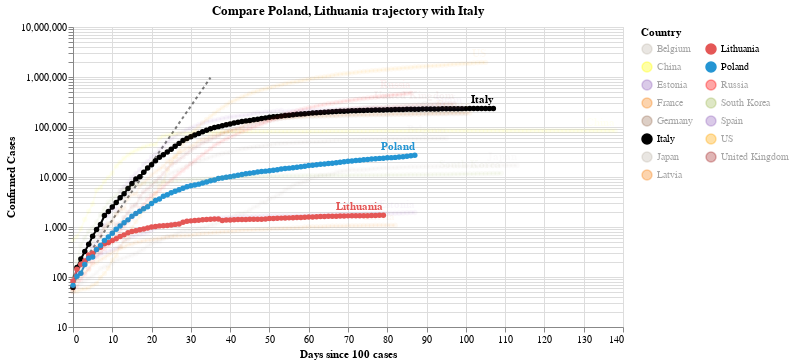

The notebook cell saved with this chart:
### Code cell
#hide_input
chart2 = make_since_chart(dff2, ['Poland', 'Lithuania'], baseline_countries)
chart2

### Figure 1 — Vega-Lite specification as saved in the notebook (floating-point values rounded to 4 significant figures; data arrays with more than 128 entries replaced by an {"elided": "..."} marker saying what was removed)
{"config": {"view": {"continuousWidth": 400, "continuousHeight": 300}}, "layer": [{"data": {"name": "data-628230001892d6798b50651be41d1b3e"}, "mark": {"type": "line", "color": "black", "opacity": 0.5, "strokeDash": [3, 3]}, "encoding": {"x": {"type": "quantitative", "field": "Days since 100 cases"}, "y": {"type": "quantitative", "field": "Confirmed Cases"}}}, {"data": {"name": "data-23c15df408d650736148487455dfbfc2"}, "mark": {"type": "line", "point": true}, "encoding": {"color": {"type": "nominal", "field": "Country", "legend": {"columns": 2}, "scale": {"domain": ["Belgium", "China", "Estonia", "France", "Germany", "Italy", "Japan", "Latvia", "Lithuania", "Poland", "Russia", "South Korea", "Spain", "US", "United Kingdom"], "range": ["#C1B7AD", "yellow", "#9467bd", "#F58518", "#9D755D", "black", "#C1B7AD", "#F58518", "#E45756", "#2495D3", "red", "#A1BA59", "#9467bd", "orange", "brown"]}}, "opacity": {"condition": {"value": 1, "selection": "selector004"}, "value": 0.05}, "tooltip": [{"type": "nominal", "field": "Country"}, {"type": "temporal", "field": "Date"}, {"type": "quantitative", "field": "Confirmed Cases"}, {"type": "quantitative", "field": "Days since 100 cases"}], "x": {"type": "quantitative", "field": "Days since 100 cases"}, "y": {"type": "quantitative", "field": "Confirmed Cases", "scale": {"type": "log"}}}, "selection": {"selector004": {"type": "multi", "fields": ["Country"], "bind": "legend", "init": [{"Country": "Poland"}, {"Country": "Lithuania"}, {"Country": "Italy"}]}}, "width": 550}, {"data": {"name": "data-23c15df408d650736148487455dfbfc2"}, "mark": {"type": "text", "align": "right", "dy": -8, "fontWeight": "bold"}, "encoding": {"color": {"type": "nominal", "field": "Country", "legend": {"columns": 2}, "scale": {"domain": ["Belgium", "China", "Estonia", "France", "Germany", "Italy", "Japan", "Latvia", "Lithuania", "Poland", "Russia", "South Korea", "Spain", "US", "United Kingdom"], "range": ["#C1B7AD", "yellow", "#9467bd", "#F58518", "#9D755D", "black", "#C1B7AD", "#F58518", "#E45756", "#2495D3", "red", "#A1BA59", "#9467bd", "orange", "brown"]}}, "opacity": {"condition": {"value": 1, "selection": "selector004"}, "value": 0.05}, "text": {"type": "nominal", "field": "Country"}, "tooltip": [{"type": "nominal", "field": "Country"}, {"type": "temporal", "field": "Date"}, {"type": "quantitative", "field": "Confirmed Cases"}, {"type": "quantitative", "field": "Days since 100 cases"}], "x": {"type": "quantitative", "field": "Days since 100 cases"}, "y": {"type": "quantitative", "field": "Confirmed Cases", "scale": {"type": "log"}}}, "transform": [{"filter": "(datum['Date'] >= 1591574400000)"}], "width": 550}], "title": "Compare Poland, Lithuania trajectory with Italy", "$schema": "https://vega.github.io/schema/vega-lite/v4.0.2.json", "datasets": {"data-628230001892d6798b50651be41d1b3e": [{"Days since 100 cases": 0, "Confirmed Cases": 100.0}, {"Days since 100 cases": 1, "Confirmed Cases": 130.0}, {"Days since 100 cases": 2, "Confirmed Cases": 169.0}, {"Days since 100 cases": 3, "Confirmed Cases": 219.7}, {"Days since 100 cases": 4, "Confirmed Cases": 285.6}, {"Days since 100 cases": 5, "Confirmed Cases": 371.3}, {"Days since 100 cases": 6, "Confirmed Cases": 482.7}, {"Days since 100 cases": 7, "Confirmed Cases": 627.5}, {"Days since 100 cases": 8, "Confirmed Cases": 815.7}, {"Days since 100 cases": 9, "Confirmed Cases": 1060.0}, {"Days since 100 cases": 10, "Confirmed Cases": 1379.0}, {"Days since 100 cases": 11, "Confirmed Cases": 1792.0}, {"Days since 100 cases": 12, "Confirmed Cases": 2330.0}, {"Days since 100 cases": 13, "Confirmed Cases": 3029.0}, {"Days since 100 cases": 14, "Confirmed Cases": 3937.0}, {"Days since 100 cases": 15, "Confirmed Cases": 5119.0}, {"Days since 100 cases": 16, "Confirmed Cases": 6654.0}, {"Days since 100 cases": 17, "Confirmed Cases": 8650.0}, {"Days since 100 cases": 18, "Confirmed Cases": 11250.0}, {"Days since 100 cases": 19, "Confirmed Cases": 14620.0}, {"Days since 100 cases": 20, "Confirmed Cases": 19000.0}, {"Days since 100 cases": 21, "Confirmed Cases": 24710.0}, {"Days since 100 cases": 22, "Confirmed Cases": 32120.0}, {"Days since 100 cases": 23, "Confirmed Cases": 41750.0}, {"Days since 100 cases": 24, "Confirmed Cases": 54280.0}, {"Days since 100 cases": 25, "Confirmed Cases": 70560.0}, {"Days since 100 cases": 26, "Confirmed Cases": 91730.0}, {"Days since 100 cases": 27, "Confirmed Cases": 119300.0}, {"Days since 100 cases": 28, "Confirmed Cases": 155000.0}, {"Days since 100 cases": 29, "Confirmed Cases": 201500.0}, {"Days since 100 cases": 30, "Confirmed Cases": 262000.0}, {"Days since 100 cases": 31, "Confirmed Cases": 340600.0}, {"Days since 100 cases": 32, "Confirmed Cases": 442800.0}, {"Days since 100 cases": 33, "Confirmed Cases": 575600.0}, {"Days since 100 cases": 34, "Confirmed Cases": 748300.0}, {"Days since 100 cases": 35, "Confirmed Cases": 972800.0}], "data-23c15df408d650736148487455dfbfc2": {"elided": "1500 records"}}}
